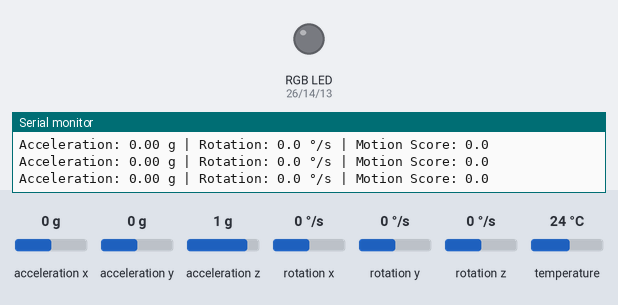
A sketch run on a simulated ESP32. Shown: an RGB LED mixed from three pins (HIGH = lit), the last lines printed to the serial monitor. Inputs (shaded band) come from the test bench; at power-on: acceleration x 0 g, acceleration y 0 g, acceleration z 1 g, rotation x 0 °/s, rotation y 0 °/s, rotation z 0 °/s, temperature 24 °C.

Above: at 1.7 s.
1.8 s: acceleration x set to -0.2 g
3.3 s: acceleration x set to -0.5 g
At 4.5 s:
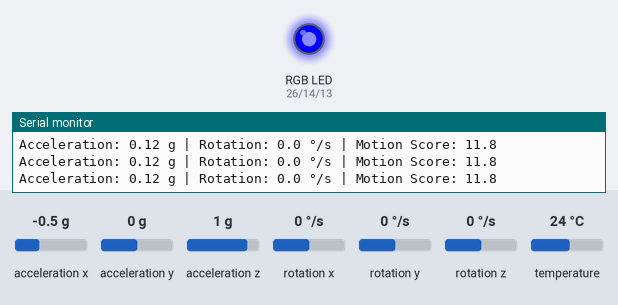
4.8 s: acceleration y set to -0.5 g
6.3 s: acceleration y set to -0.8 g
At 7.6 s:
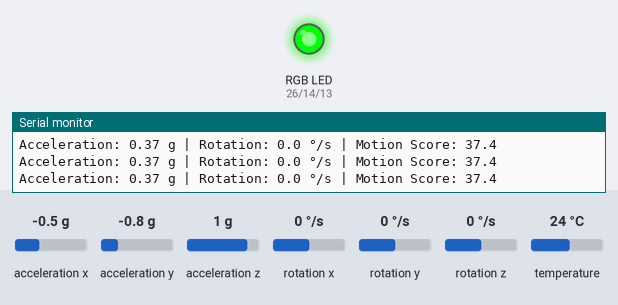
8.1 s: acceleration z set to 0.7 g
At 8.5 s:
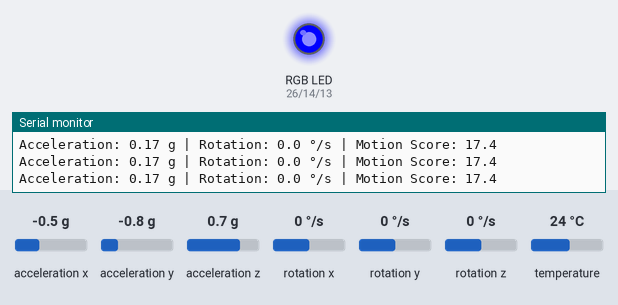
9.6 s: rotation x set to -192 °/s
At 10.3 s:
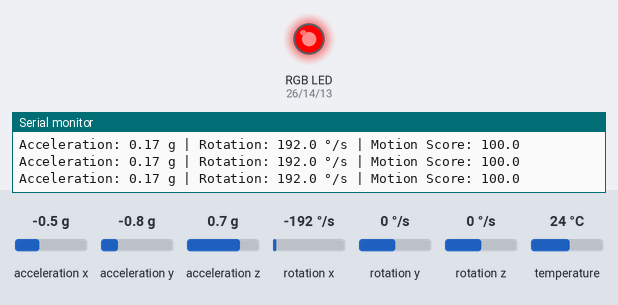
Timing chart, 0 to 12.4 s (numbered marks = the images above; inputs shaded):
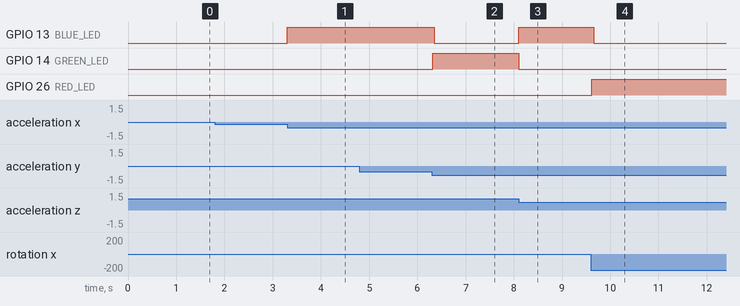

Measured:
- the behaviour switches between -0.3 and -0.4 g on acceleration x (found by bisection; images 0 and 1)
- the behaviour switches between -0.6 and -0.7 g on acceleration y (found by bisection; images 1 and 2)
- the behaviour switches between 0.9 and 0.8 g on acceleration z (found by bisection; images 2 and 3)
- after the input at 3.3 s, GPIO 13 (BLUE_LED): LOW → HIGH at once
- after the input at 6.3 s, GPIO 13 (BLUE_LED): HIGH → LOW after 0.05 s; GPIO 14 (GREEN_LED): LOW → HIGH at once
- after the input at 8.1 s, GPIO 13 (BLUE_LED): LOW → HIGH at once; GPIO 14 (GREEN_LED): HIGH → LOW at once
- after the input at 9.6 s, GPIO 13 (BLUE_LED): HIGH → LOW after 0.06 s; GPIO 26 (RED_LED): LOW → HIGH at once

The sketch:

mpu6050_motion_led.ino.ino
```cpp
#include <Wire.h>
#include <Adafruit_MPU6050.h>
#include <Adafruit_Sensor.h>

Adafruit_MPU6050 mpu;


// =====================================================
// LED PINS
// =====================================================

#define BLUE_LED   13
#define GREEN_LED  14
#define RED_LED    26


// =====================================================
// SETUP
// =====================================================

void setup()
{
  Serial.begin(115200);

  // LED pins
  pinMode(BLUE_LED, OUTPUT);
  pinMode(GREEN_LED, OUTPUT);
  pinMode(RED_LED, OUTPUT);

  // Turn everything OFF initially
  digitalWrite(BLUE_LED, LOW);
  digitalWrite(GREEN_LED, LOW);
  digitalWrite(RED_LED, LOW);


  // =================================================
  // ESP32 I2C
  // =================================================

  Wire.begin(21, 22);


  // =================================================
  // MPU6050
  // =================================================

  if (!mpu.begin())
  {
    Serial.println("MPU6050 not found!");

    while (1)
    {
      delay(10);
    }
  }

  Serial.println("MPU6050 found!");


  // Accelerometer ±2g
  mpu.setAccelerometerRange(MPU6050_RANGE_2_G);

  // Gyroscope ±250°/s
  mpu.setGyroRange(MPU6050_RANGE_250_DEG);

  // Low-pass filter
  mpu.setFilterBandwidth(MPU6050_BAND_21_HZ);

  delay(500);

  Serial.println("Motion LED system ready!");
}


// =====================================================
// LOOP
// =====================================================

void loop()
{
  sensors_event_t accel;
  sensors_event_t gyro;
  sensors_event_t temp;

  // Read MPU6050
  mpu.getEvent(&accel, &gyro, &temp);


  // =================================================
  // ACCELEROMETER
  // =================================================

  float ax = accel.acceleration.x;
  float ay = accel.acceleration.y;
  float az = accel.acceleration.z;


  // Total acceleration magnitude

  float accelerationMagnitude =
      sqrt(
        ax * ax +
        ay * ay +
        az * az
      );


  // Remove gravity

  float dynamicAcceleration =
      fabs(accelerationMagnitude - 9.81);


  // Convert to g

  float dynamicAccelerationG =
      dynamicAcceleration / 9.81;


  // =================================================
  // GYROSCOPE
  // =================================================

  // Library gives rad/s

  float gx =
      gyro.gyro.x * 180.0 / PI;

  float gy =
      gyro.gyro.y * 180.0 / PI;

  float gz =
      gyro.gyro.z * 180.0 / PI;


  // Total angular velocity

  float rotationMagnitude =
      sqrt(
        gx * gx +
        gy * gy +
        gz * gz
      );


  // =================================================
  // MOTION SCORE
  // =================================================

  // Convert acceleration and rotation
  // into comparable scores.

  float accelerationScore =
      dynamicAccelerationG / 1.0 * 100.0;

  float rotationScore =
      rotationMagnitude / 180.0 * 100.0;


  // Use whichever is stronger

  float motionScore =
      max(accelerationScore, rotationScore);


  // Limit score to 0-100

  motionScore =
      constrain(motionScore, 0, 100);


  // =================================================
  // LED LOGIC
  // =================================================

  // First turn everything OFF

  digitalWrite(BLUE_LED, LOW);
  digitalWrite(GREEN_LED, LOW);
  digitalWrite(RED_LED, LOW);


  // LOW MOTION → BLUE

  if (motionScore > 5)
  {
    digitalWrite(BLUE_LED, HIGH);
  }


  // MEDIUM MOTION → GREEN

  if (motionScore > 30)
  {
    digitalWrite(BLUE_LED, LOW);
    digitalWrite(GREEN_LED, HIGH);
  }


  // HIGH MOTION → RED

  if (motionScore > 70)
  {
    digitalWrite(GREEN_LED, LOW);
    digitalWrite(RED_LED, HIGH);
  }


  // =================================================
  // SERIAL MONITOR
  // =================================================

  Serial.print("Acceleration: ");
  Serial.print(dynamicAccelerationG, 2);
  Serial.print(" g");

  Serial.print(" | Rotation: ");
  Serial.print(rotationMagnitude, 1);
  Serial.print(" °/s");

  Serial.print(" | Motion Score: ");
  Serial.print(motionScore, 1);

  Serial.println();


  delay(20);
}
```
